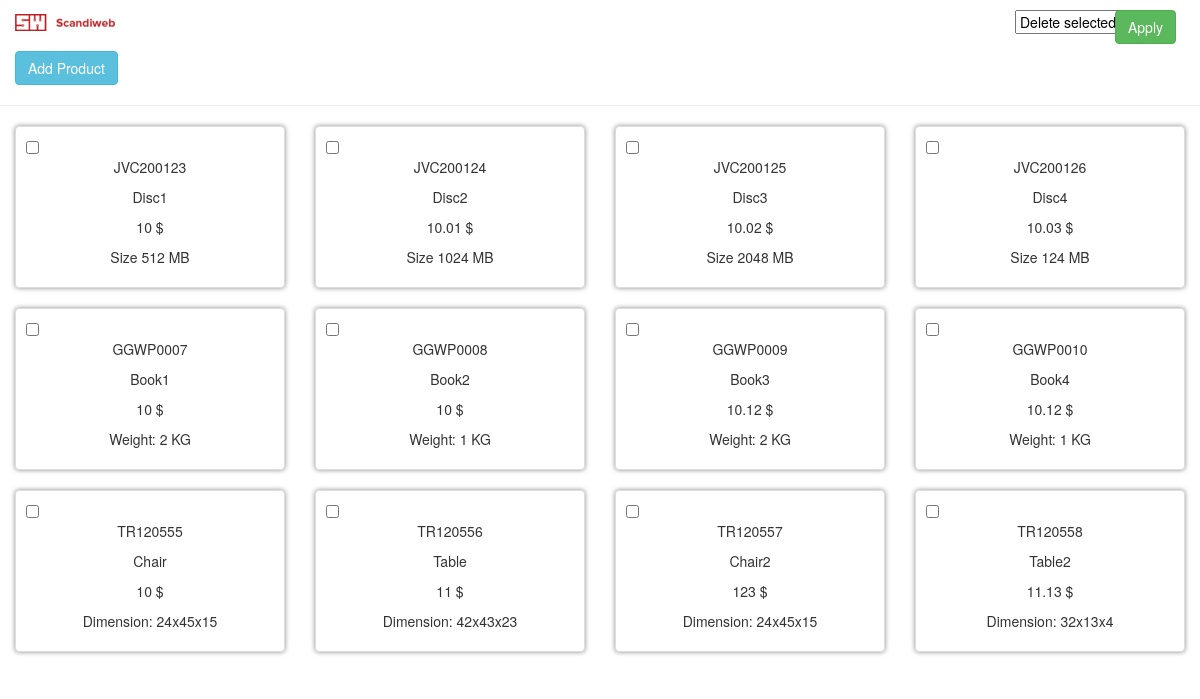
The page / on the database its author committed.
### tables this page shows
CREATE TABLE `product` (
  `id` int(11) NOT NULL,
  `sku` varchar(11) DEFAULT NULL,
  `name` varchar(255) DEFAULT NULL,
  `price` float DEFAULT NULL,
  `size` float DEFAULT NULL,
  `weight` int(11) DEFAULT NULL,
  `height` int(11) DEFAULT NULL,
  `width` int(11) DEFAULT NULL,
  `length` int(11) DEFAULT NULL,
  `type` varchar(25) NOT NULL
);

### module/Database.php (called while the page is built, shortened)
<?php
class Database
{
    public $conn;
public $data;
    public function __construct()
    {
        $this->conn = new mysqli(HOST,USER,PASS,DB);
    }
    public function printAll(){
       $sql = $this->conn->query("SELECT * FROM product");
        for ($i = 0; $i < $sql->num_rows; $i++) {
            $this->data[] = $sql->fetch_assoc();
        }
        return $this->data;
    }
}

### controller/PrintAll.php (called while the page is built)
<?php
class printAll
{
    public function printAllProduct(){
        $db = new Database();
        return $db->printAll();
    }
}

### controller/Page.php (called while the page is built, shortened)
<?php
class Page
{
    public function get_body($direct,$file) {
        include $direct.'/'.$file.'.php';
        return ob_get_clean();
    }
}

### view/main.php (the view, shortened to what this page needs)
<?php
$print = new PrintAll();
$printProduct = $print->printAllProduct();
?>
<!doctype html>
<html lang="en">
<head>
    <link rel="stylesheet" href="css/style.css">
    <link rel="stylesheet" href="css/bootstrap.min.css">
</head>
<body>
<header>
    <div class="container-fluid">
        <div class="row">
            <div class="col-sm-10">
                <img src="img/scandiweb.png" alt="">
                <br><br>
                <a href="index.php?page=disc" class="btn btn-info">Add Product</a>
            </div>
            <div class="col-sm-1">
                <select class="float-right " id="sel1">
                    <option value="0">Delete selected</option>
                </select>
            </div>
            <div class="col-sm-1">
                <button class="btn btn-success" type="submit" name="submit" form="product">Apply</button>
            </div>
        </div>
    </div>
</header>
<hr>
<div class="container-fluid">
    <div class="row">
        <form action="index.php" id="product" method="post">
            <?php if (!empty($printProduct)) :?>
            <?php foreach ($printProduct as $item) : ?>
                <div class="col-sm-3">
                    <div class="thumbnail text-center" id="card">
                        <?php if ($item['type']=='disc') : ?>
                            <input type="checkbox" class="checkbox" name="<?=$item['sku']?>" value="<?=$item['sku']?>"><br>
                            <p><?=$item['sku']?></p>
                            <p><?=$item['name']?></p>
                            <p><?=$item['price']?> $</p>
                            <p>Size <?=$item['size']?> MB</p>
                        <?php endif;?>
                        <?php if ($item['type']=='book') : ?>
                            <input type="checkbox" class="checkbox" name="<?=$item['sku']?>" value="<?=$item['sku']?>"><br>
                            <p><?=$item['sku']?></p>
                            <p><?=$item['name']?></p>
                            <p><?=$item['price']?> $</p>
                            <p>Weight: <?=$item['weight']?> KG</p>
                        <?php endif;?>
                        <?php if ($item['type']=='furniture') : ?>
                            <input type="checkbox" class="checkbox" name="<?=$item['sku']?>" value="<?=$item['sku']?>"><br>
                            <p><?=$item['sku']?></p>
                            <p><?=$item['name']?></p>
                            <p><?=$item['price']?> $</p>
                            <p>Dimension: <?=$item['height'].'x'.$item['width'].'x'.$item['length']?></p>
                        <?php endif;?>
                    </div>
                </div>
            <?php endforeach; ?>
            <?php endif;?>
        </form>
    </div>
</div>
</body>
</html>

### index.php (shortened to what this page needs)
<?php
require 'module/Database.php';
$init = "";
$page = new Page();
switch ($init) {
    default:
        echo $page->get_body('view','main');
        break;
}
?>

### css/style.css (style rules this page uses)
body header { padding-top: 10px; font-size: 14px; color: #000; margin: 0px; font-family: "Helvetica Neue", Helvetica, Arial, sans-serif; }
.thumbnail { box-shadow: 0px 0px 5px #8c8c8c; padding: 10px !important; }
.thumbnail input { float: left; }

### rows shown on the page
product: sku "JVC200123", name "Disc1", price "10", size "512"
product: sku "JVC200124", name "Disc2", price "10.01", size "1024"
product: sku "JVC200125", name "Disc3", price "10.02", size "2048"
product: sku "JVC200126", name "Disc4", price "10.03", size "124"
product: sku "GGWP0007", name "Book1", price "10", weight "2"
product: sku "GGWP0008", name "Book2", price "10", weight "1"
product: sku "GGWP0009", name "Book3", price "10.12", weight "2"
product: sku "GGWP0010", name "Book4", price "10.12", weight "1"
product: sku "TR120555", name "Chair", price "10", height "24", width "45", length "15"
product: sku "TR120556", name "Table", price "11", height "42", width "43", length "23"
product: sku "TR120557", name "Chair2", price "123", height "24", width "45", length "15"
product: sku "TR120558", name "Table2", price "11.13", height "32", width "13", length "4"
